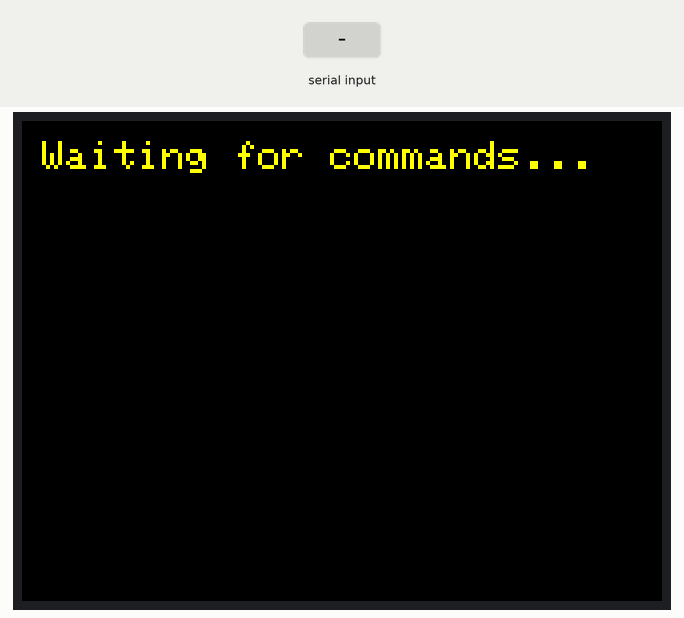
Simulated run of this sketch. Board: ESP32. Parts: 320×240 colour display. The inputs (shaded band) are chosen by the test bench. What the sketch prints to the serial monitor is not drawn.

Above: at 1.4 s.
1.5 s: "<ML_RESULT>:\n" received over the second serial link
At 1.9 s:
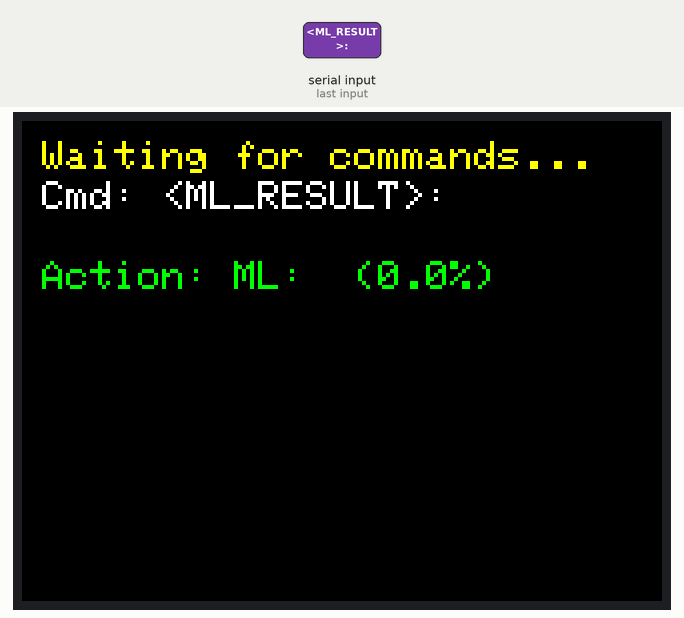
3.0 s: "<CMD>:\n" received over the second serial link
At 3.4 s:
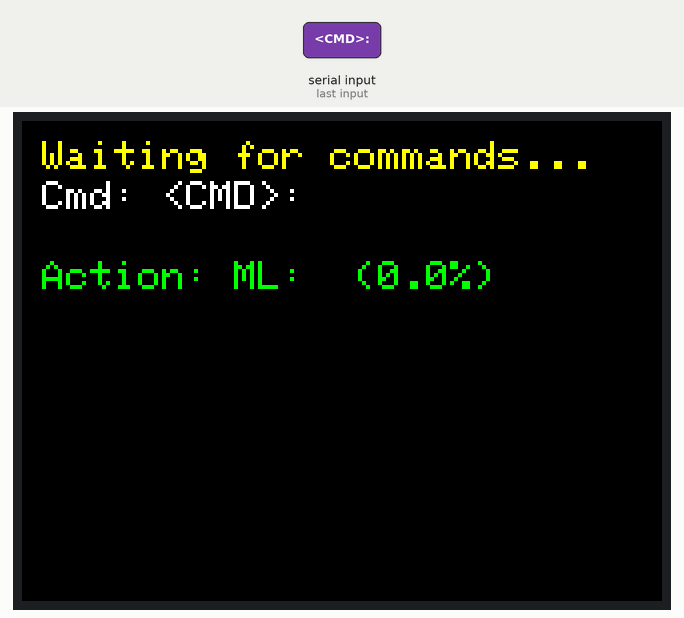
4.5 s: "GOTO=\n" received over the second serial link
At 5.7 s:
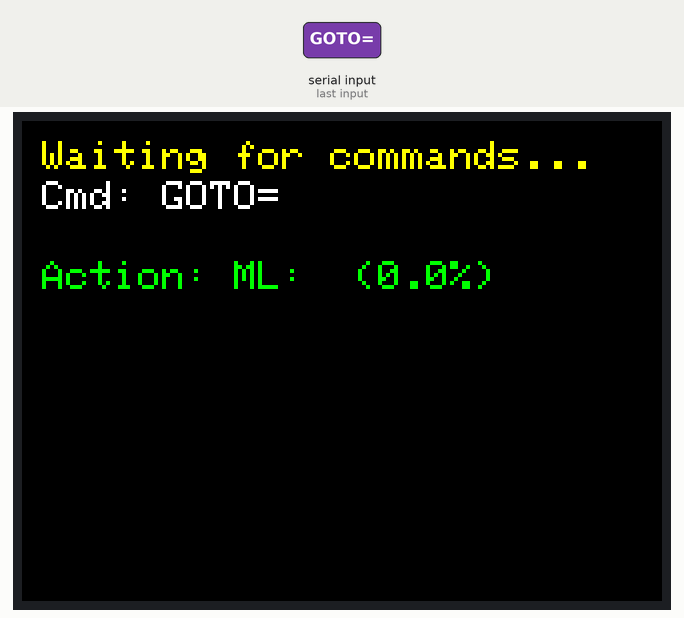
6.0 s: "ML_DATA=[\n" received over the second serial link
At 6.9 s:
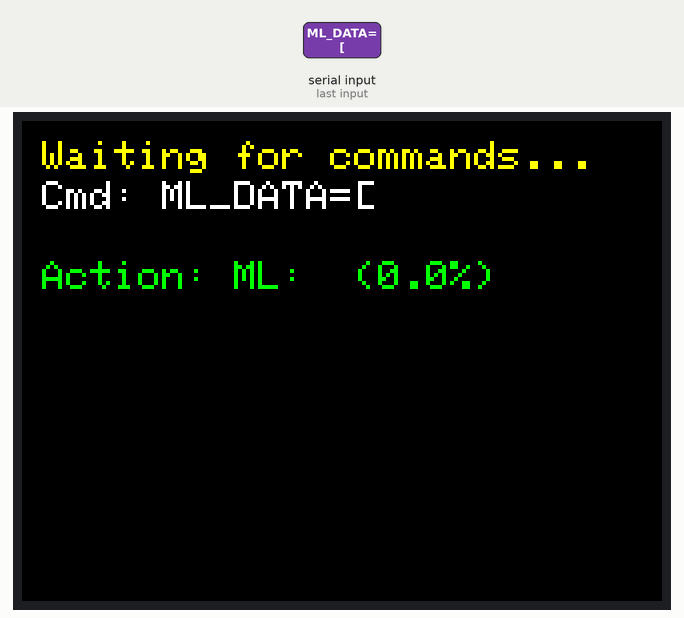
7.5 s: "PROB=\n" received over the second serial link
At 8.0 s:
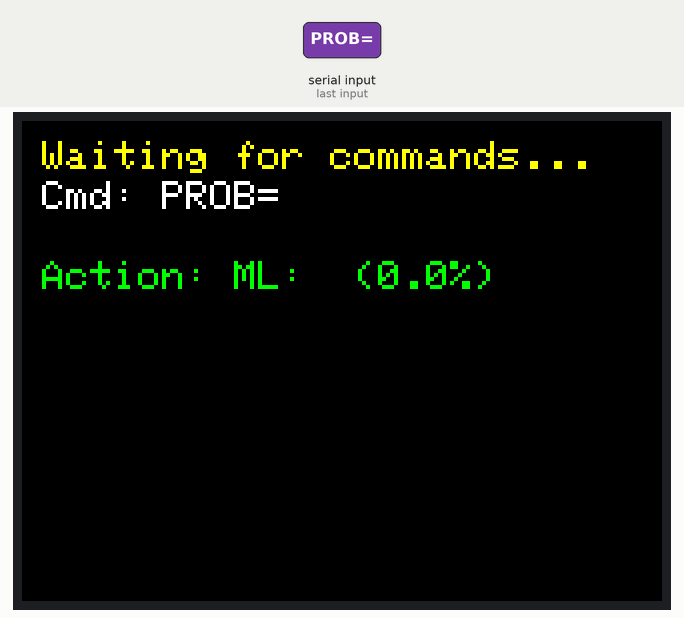
9.0 s: "90;45\n" received over the second serial link
At 10.3 s:
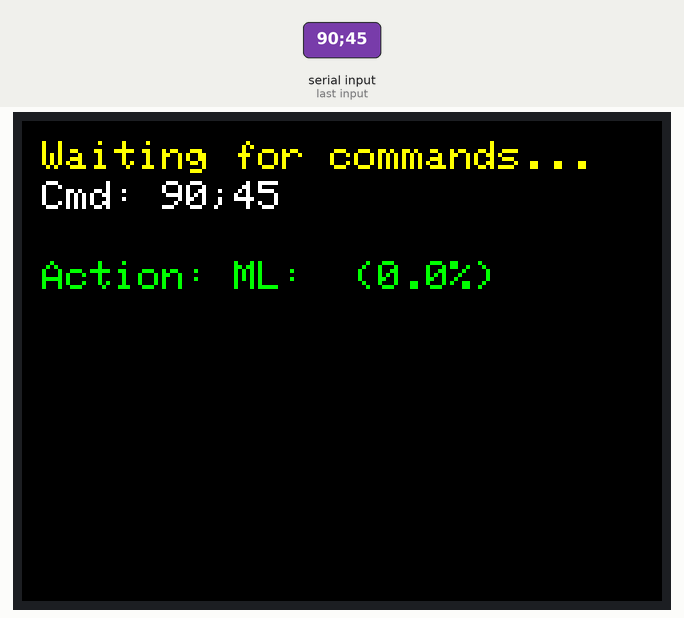
Timing chart, 0 to 11.5 s (numbered marks = the images above; inputs shaded):
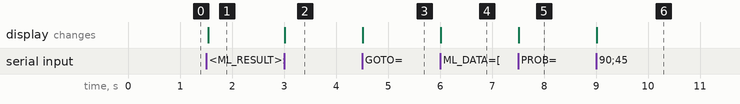

The sketch:

M5Core2_Test.ino
```cpp
#include <M5Core2.h>

// Blanco --> Rojo
// Amarillo --> Gris

// Pines de comunicación (UART2)
#define CMD_RX 14  // RX2
#define CMD_TX 13  // TX2

HardwareSerial cmdSerial(2);  // UART2 para recibir comandos
String serialBuffer = "";

void showCommand(const String& cmd) {
  M5.Lcd.setTextColor(WHITE, BLACK);       // Texto blanco, fondo negro
  M5.Lcd.fillRect(0, 30, 320, 30, BLACK);  // Limpia el área
  M5.Lcd.setCursor(10, 30);
  M5.Lcd.print("Cmd: ");
  M5.Lcd.println(cmd);
}

void showAction(const String& action) {
  M5.Lcd.setTextColor(GREEN, BLACK);
  M5.Lcd.fillRect(0, 70, 320, 30, BLACK);  // Limpia el área
  M5.Lcd.setCursor(10, 70);
  M5.Lcd.print("Action: ");
  M5.Lcd.println(action);
}

// Función que interpreta y simula acciones basadas en el comando
void parseMessage(const String& msg) {
  if (msg.startsWith("<CMD>:")) {
    String data = msg.substring(6);  // elimina "<CMD>:"

    if (data.startsWith("GOTO=")) {
      int value = data.substring(5, data.indexOf(';')).toInt();
      Serial.printf("[INFO] Simulando movimiento a posición %d\n", value);
      showAction("Move to " + String(value));
    } else if (data.startsWith("ML_DATA=[")) {
      Serial.println("[INFO] Datos ML recibidos");
      showAction("Received ML Data");
    }
  } else if (msg.startsWith("<ML_RESULT>:")) {
    String data = msg.substring(12);

    int label_start = data.indexOf("LABEL=\"") + 7;
    int label_end = data.indexOf('\"', label_start);
    String label = data.substring(label_start, label_end);

    int prob_start = data.indexOf("PROB=") + 5;
    float prob = data.substring(prob_start, data.indexOf(';', prob_start)).toFloat();

    Serial.printf("[INFO] Resultado ML: %s (%.2f)\n", label.c_str(), prob);
    showAction("ML: " + label + " (" + String(prob * 100, 1) + "%)");
  }
}

void setup() {
  M5.begin();
  Serial.begin(115200);
  cmdSerial.begin(115200, SERIAL_8N1, CMD_RX, CMD_TX);

  // Inicializar pantalla
  M5.Lcd.fillScreen(BLACK);
  M5.Lcd.setTextSize(2);
  M5.Lcd.setCursor(10, 10);
  M5.Lcd.setTextColor(YELLOW);
  M5.Lcd.println("Waiting for commands...");
}

void loop() {
  while (cmdSerial.available()) {
    char c = cmdSerial.read();
    if (c == '\n') {
      showCommand(serialBuffer);
      parseMessage(serialBuffer);
      serialBuffer = "";  // Limpiar
    } else {
      serialBuffer += c;
    }
  }
  delay(5);  // Pequeño delay para estabilidad
}
```

Measured:
- after the input at 1.5 s, the display: changes at once (image 1)
- after the input at 3.0 s, the display: changes at once (image 2)
- after the input at 4.5 s, the display: changes at once (image 3)
- after the input at 6.0 s, the display: changes at once (image 4)
- after the input at 7.5 s, the display: changes at once (image 5)
- after the input at 9.0 s, the display: changes at once (image 6)
